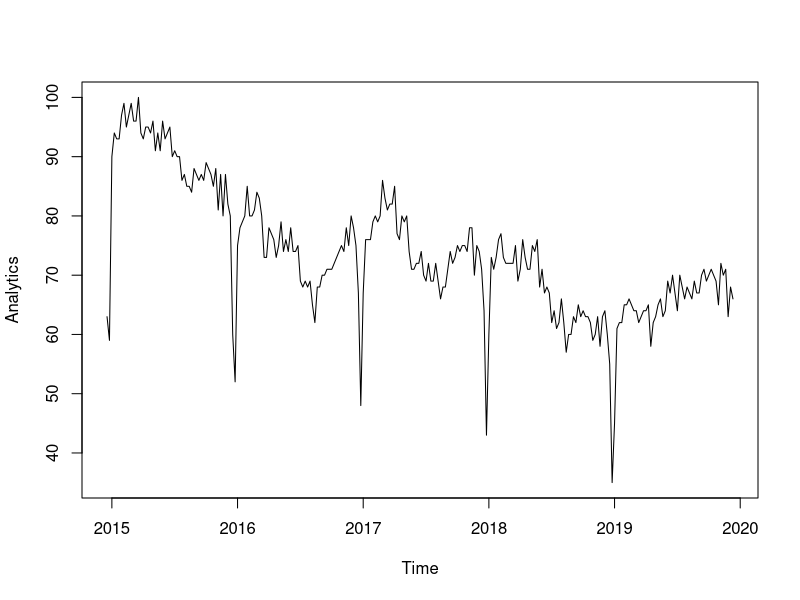
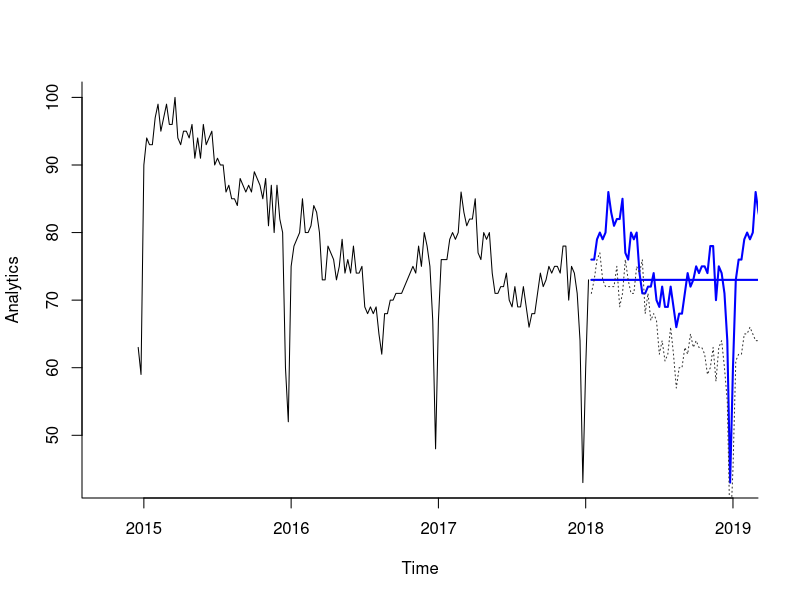
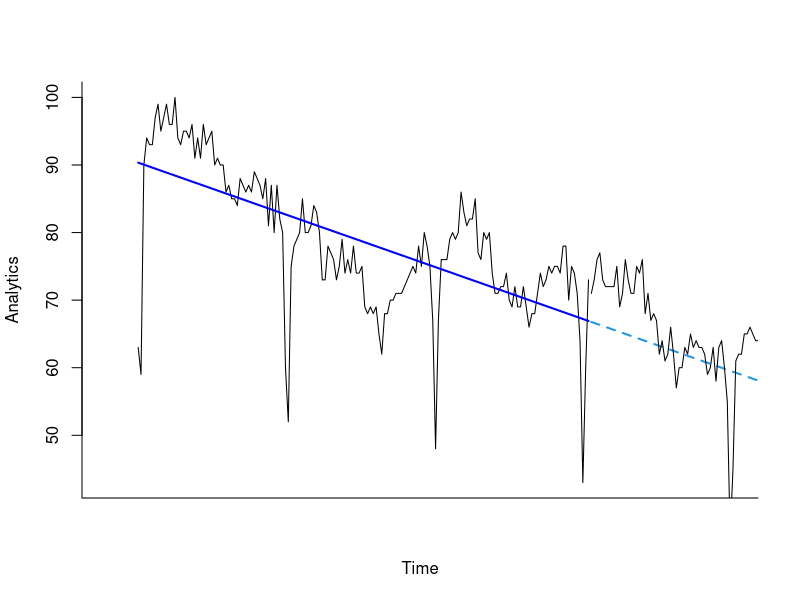
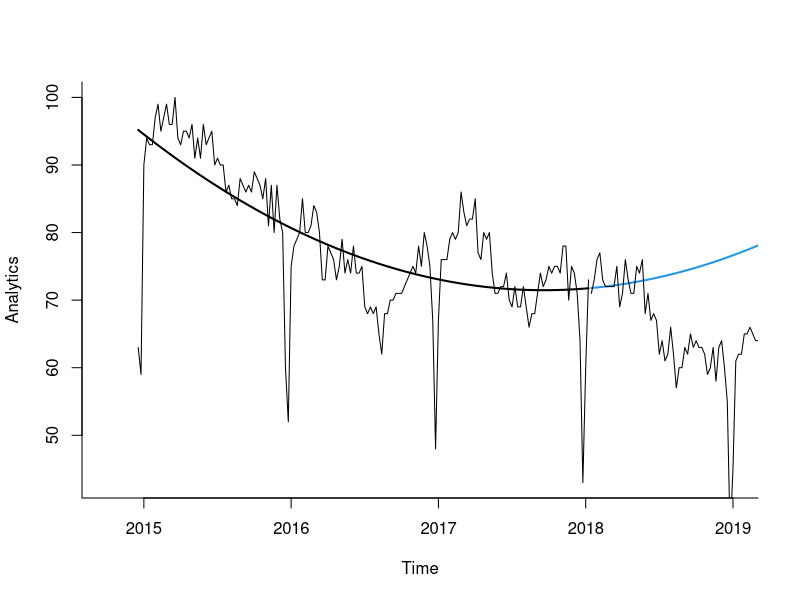
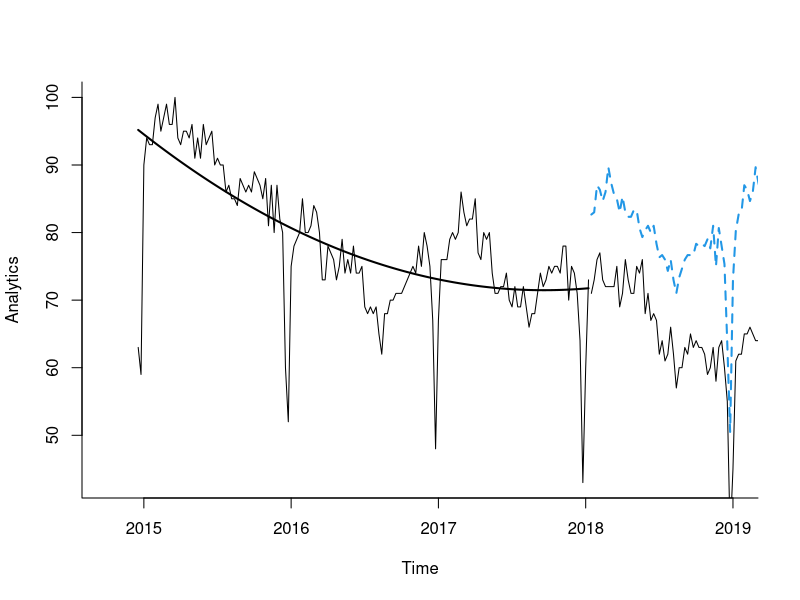

Reproduce these figures in R, in order.
## ---- chunk 1
knitr::opts_chunk$set(echo = TRUE)

# Clear Environment
rm(list = ls())


# Load data
Search.data <- read.csv("Kaggle_SearchTerm.csv")

# Create time series object
Search.ts <- ts(Search.data$analytics, start = c(2014, 51), end = c(2019, 50), freq = 52)

# Plot the time series
plot(Search.ts, xlab = "Time", ylab = "Analytics")
## ---- chunk 2


# Partition the data
nValid <- 100
nTrain <- length(Search.ts) - nValid

train.ts <- window(Search.ts, start = c(2014, 51), end = c(2018, 2))
valid.ts <- window(Search.ts, start = c(2018, 3), end = c(2019, 50))

## ---- chunk 3
library(forecast)

# Generate naive and seasonal naive forecasts
naive.pred <- naive(train.ts, h = nValid)
snaive.pred <- snaive(train.ts, h = nValid)

# Plot the forecasts
plot(train.ts, ylab = "Analytics", xlab = "Time", bty = "l", xlim = c(2014.75, 2019), main = "")
lines(naive.pred$mean, lwd = 2, col = "blue", lty = 1)
lines(snaive.pred$mean, lwd = 2, col = "blue", lty = 1)
lines(valid.ts, col = "grey20", lty = 3)

# Evaluate the accuracy
accuracy(naive.pred, valid.ts)
accuracy(snaive.pred, valid.ts)
## ---- chunk 4
# Fit a linear trend model
train.lm <- tslm(train.ts ~ trend)
summary(train.lm)

# Generate forecasts
train.lm.pred <- forecast(train.lm, h = nValid, level = 0)

# Plot the forecasts
plot(train.lm.pred, ylab = "Analytics", xlab = "Time", bty = "l", xaxt = "n", xlim = c(2014.75, 2019), main = "", flty = 2)
lines(train.lm.pred$fitted, lwd = 2, col = "blue")
lines(valid.ts)

# Evaluate the accuracy
accuracy(train.lm.pred, valid.ts)
## ---- chunk 5

# Fit a quadratic trend model
train.lm.poly.trend <- tslm(train.ts ~ trend + I(trend^2))
summary(train.lm.poly.trend)

# Generate forecasts
train.lm.poly.trend.pred <- forecast(train.lm.poly.trend, h = nValid, level = 0)

# Plot the forecasts
plot(train.lm.poly.trend.pred, ylab = "Analytics", xlab = "Time", bty = "l", xlim = c(2014.75, 2019), main = "")
lines(train.lm.poly.trend$fitted, lwd = 2)
lines(valid.ts)

# Evaluate the accuracy
accuracy(train.lm.poly.trend.pred, valid.ts)
## ---- chunk 6
# Fit a seasonality model
train.lm.season <- tslm(train.ts ~ season)
summary(train.lm.season)

# Generate forecasts
train.lm.season.pred <- forecast(train.lm.season, h = nValid, level = 0)

# Evaluate the accuracy
accuracy(train.lm.season.pred, valid.ts)
## ---- chunk 7
# Plot the forecasts
plot(train.lm.season.pred, ylab = "Analytics", xlab = "Time", bty = "l", xlim = c(2014.75, 2019), main = "", flty = 2)
lines(train.lm.poly.trend$fitted, lwd = 2)
lines(valid.ts)
